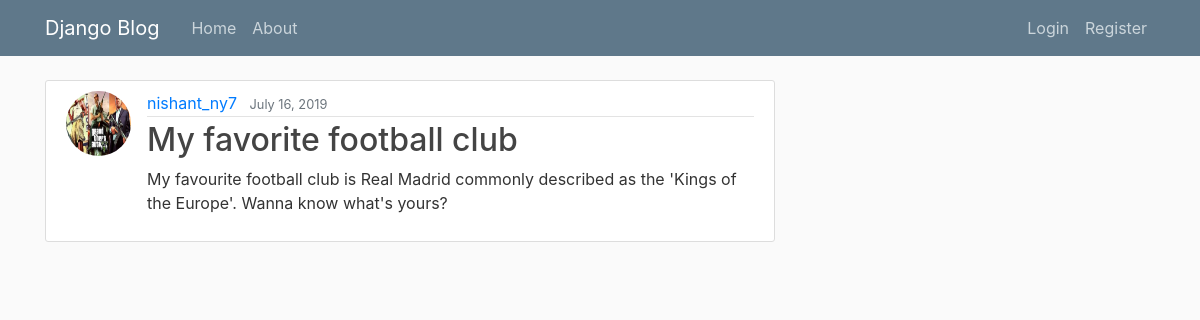
The page /post/30/ on the database its author committed.
### blog/models.py (models this page shows, shortened)
class Post(models.Model):
    title = models.CharField(max_length=100)
    content=models.TextField()
    date_posted=models.DateTimeField(default = timezone.now)
    author = models.ForeignKey(User, on_delete=models.CASCADE)

### users/models.py (models this page shows, shortened)
class Profile(models.Model):
    user = models.OneToOneField(User, on_delete = models.CASCADE)
    image = models.ImageField(default='default.jpg', upload_to='profile_pics')

### blog/views.py (the view)
# urls.py: path('post/<int:pk>/', PostDetailView.as_view(), name="post-detail"),
class PostDetailView(DetailView):
    model = Post

### blog/templates/blog/post_detail.html (shortened to what this page needs)
{% extends "blog/base.html" %}
{% block content %}
    <article class="media content-section">
        <img class="rounded-circle article-img" src="{{object.author.profile.image.url}}">
        <div class="media-body">
        <div class="article-metadata">
            <a class="mr-2" href="{% url 'user-posts' object.author.username %}">{{ object.author }}</a>
            <small class="text-muted">{{ object.date_posted|date:"F d, Y" }}</small>
        </div>
        <h2 class="article-title" >{{ object.title }}</h2>
        <p class="article-content">{{ object.content }}</p>
        </div>
    </article>
{% endblock content %}

### blog/static/blog/main.css (style rules this page uses)
body { background: #fafafa; color: #333333; margin-top: 5rem; }
h1, h2, h3, h4, h5, h6 { color: #444444; }
.content-section { background: #ffffff; padding: 10px 20px; border: 1px solid #dddddd; border-radius: 3px; margin-bottom: 20px; }
.article-title { color: #444444; }
.article-content { white-space: pre-line; }
.article-img { height: 65px; width: 65px; margin-right: 16px; }
.article-metadata { padding-bottom: 1px; margin-bottom: 4px; border-bottom: 1px solid #e3e3e3 }

### rows shown on the page
Post: author.profile.image (picture), author "nishant_ny7", date_posted "July 16, 2019", title "My favorite football club", content "My favourite football club is Real Madrid commonly described as the 'Kings of the Europe'. Wanna know what's yours?"
